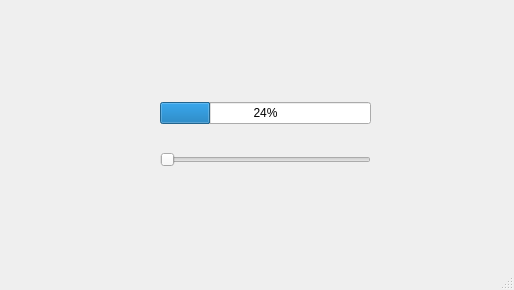
<?xml version="1.0" encoding="UTF-8"?>
<ui version="4.0">
 <class>MainWindow</class>
 <widget class="QMainWindow" name="MainWindow">
  <property name="geometry">
   <rect>
    <x>0</x>
    <y>0</y>
    <width>514</width>
    <height>290</height>
   </rect>
  </property>
  <property name="windowTitle">
   <string>MainWindow</string>
  </property>
  <widget class="QWidget" name="centralwidget">
   <widget class="QWidget" name="">
    <property name="geometry">
     <rect>
      <x>160</x>
      <y>80</y>
      <width>211</width>
      <height>111</height>
     </rect>
    </property>
    <layout class="QVBoxLayout" name="verticalLayout">
     <item>
      <widget class="QProgressBar" name="progressBar">
       <property name="value">
        <number>24</number>
       </property>
      </widget>
     </item>
     <item>
      <widget class="QSlider" name="horizontalSlider">
       <property name="orientation">
        <enum>Qt::Horizontal</enum>
       </property>
      </widget>
     </item>
    </layout>
   </widget>
  </widget>
  <widget class="QMenuBar" name="menubar">
   <property name="geometry">
    <rect>
     <x>0</x>
     <y>0</y>
     <width>514</width>
     <height>21</height>
    </rect>
   </property>
  </widget>
  <widget class="QStatusBar" name="statusbar"/>
 </widget>
 <resources/>
 <connections/>
</ui>
